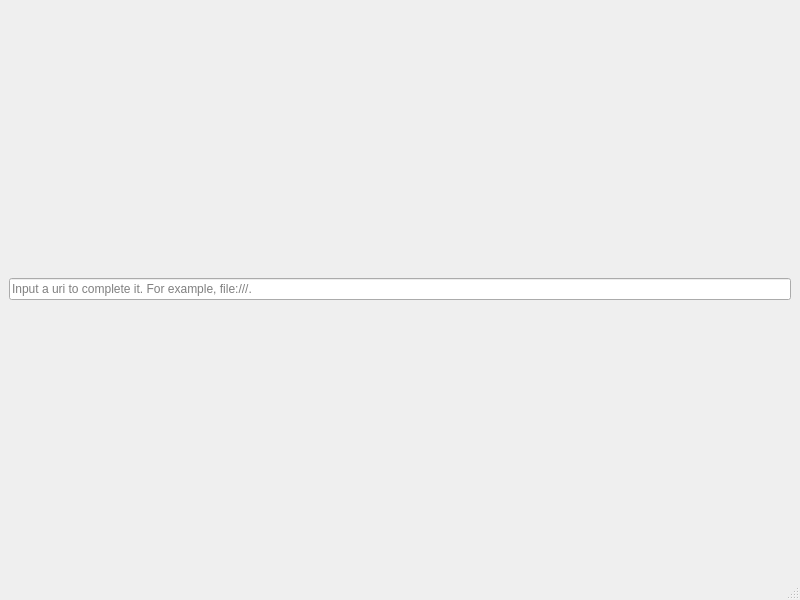
<?xml version="1.0" encoding="UTF-8"?>
<ui version="4.0">
 <class>MainWindow</class>
 <widget class="QMainWindow" name="MainWindow">
  <property name="geometry">
   <rect>
    <x>0</x>
    <y>0</y>
    <width>800</width>
    <height>600</height>
   </rect>
  </property>
  <property name="windowTitle">
   <string>MainWindow</string>
  </property>
  <widget class="QWidget" name="centralwidget">
   <layout class="QGridLayout" name="gridLayout">
    <item row="0" column="0">
     <widget class="QLineEdit" name="lineEdit">
      <property name="placeholderText">
       <string>Input a uri to complete it. For example, file:///.</string>
      </property>
     </widget>
    </item>
   </layout>
  </widget>
  <widget class="QMenuBar" name="menubar">
   <property name="geometry">
    <rect>
     <x>0</x>
     <y>0</y>
     <width>800</width>
     <height>27</height>
    </rect>
   </property>
  </widget>
  <widget class="QStatusBar" name="statusbar"/>
 </widget>
 <resources/>
 <connections/>
</ui>
